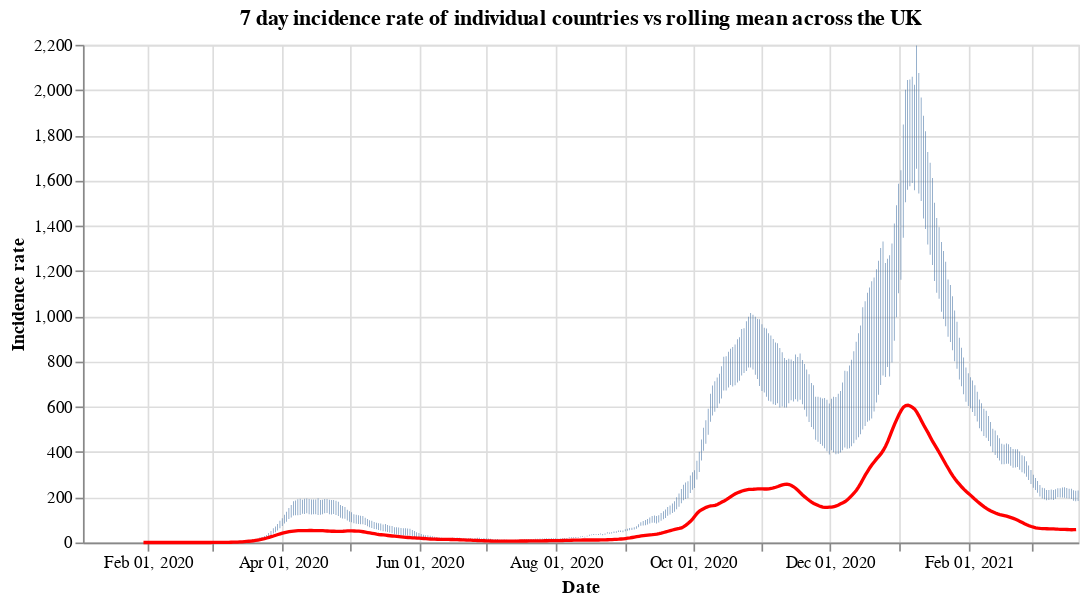

Notebook source saved alongside this figure:
### Code cell
#collapse
countries = uk_cases['areaName'].unique()
countries.sort()

selection = alt.selection_single(
    name='Select',
    fields=['areaName'],
    init={'areaName': 'Wales'},
    bind={'areaName': alt.binding_select(options=countries)}
)

# scatter plot, modify opacity based on selection
bars = alt.Chart(uk_cases).mark_bar().add_selection(
    selection
).encode(
    x=alt.X("yearmonthdate(date):T", axis=alt.Axis(title='Date')),
    y=alt.Y("weeklyCasesRate:Q", axis=alt.Axis(title='Incidence rate')),
    tooltip='weeklyCasesRate:Q',
    opacity=alt.condition(selection, alt.value(1), alt.value(0))
).properties(title=f'7 day incidence rate of individual countries vs rolling mean across the UK', width=600)

line = alt.Chart(overview_cases).mark_line(
    color='red',
    size=2,
).transform_window(
    rolling_mean='mean(weeklyCasesRate)',
    frame=[0, 7]
).encode(
    x='yearmonthdate(date):T',
    y='rolling_mean:Q'
)

alt.layer(bars, line)

### Figure 1 — Vega-Lite specification as saved in the notebook (floating-point values rounded to 4 significant figures; data arrays with more than 128 entries replaced by an {"elided": "..."} marker saying what was removed)
{"config": {"view": {"continuousWidth": 400, "continuousHeight": 300}}, "layer": [{"data": {"name": "data-51ecd7662eb0c701cc45fc036e3d920e"}, "mark": "bar", "encoding": {"opacity": {"condition": {"value": 1, "selection": "Select"}, "value": 0}, "tooltip": {"type": "quantitative", "field": "weeklyCasesRate"}, "x": {"type": "temporal", "axis": {"title": "Date"}, "field": "date", "timeUnit": "yearmonthdate"}, "y": {"type": "quantitative", "axis": {"title": "Incidence rate"}, "field": "weeklyCasesRate"}}, "selection": {"Select": {"type": "single", "fields": ["areaName"], "init": {"areaName": "Wales"}, "bind": {"areaName": {"input": "select", "options": ["England", "Northern Ireland", "Scotland", "Wales"]}}}}, "title": "7 day incidence rate of individual countries vs rolling mean across the UK", "width": 600}, {"data": {"name": "data-c149ed2cc4e524a3bab8cbffbbf3b83a"}, "mark": {"type": "line", "color": "red", "size": 2}, "encoding": {"x": {"type": "temporal", "field": "date", "timeUnit": "yearmonthdate"}, "y": {"type": "quantitative", "field": "rolling_mean"}}, "transform": [{"window": [{"op": "mean", "field": "weeklyCasesRate", "as": "rolling_mean"}], "frame": [0, 7]}]}], "$schema": "https://vega.github.io/schema/vega-lite/v4.8.1.json", "datasets": {"data-51ecd7662eb0c701cc45fc036e3d920e": {"elided": "1776 records"}, "data-c149ed2cc4e524a3bab8cbffbbf3b83a": {"elided": "417 records"}}}
